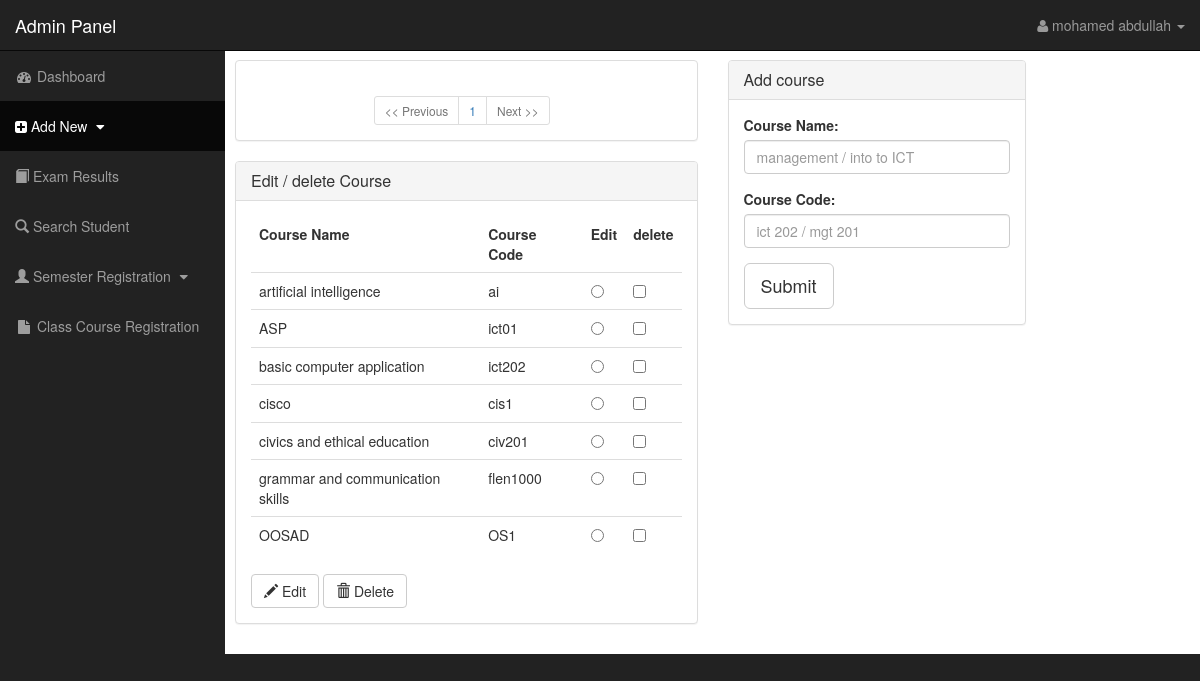
/admin/add_course.php (signed in), run on the app's committed database.
### tables this page shows
CREATE TABLE IF NOT EXISTS `course` (
`course_id` int(11) NOT NULL,
  `course_name` varchar(50) NOT NULL,
  `course_code` varchar(10) DEFAULT NULL
);

### includes/functions.php (called while the page is built, shortened)
<?php
$conn = new mysqli('localhost','root','','exam_res');
function get_all_courses_limit($limit,$offset){
    global $conn;
    $result=$conn->query("select * from course ORDER BY course_name LIMIT $limit OFFSET $offset ");
    return $result;
}
function get_total_courses(){
    global $conn;
    $result=$conn->query("select count(*) from course ");
    return array_shift($result->fetch_assoc());
}

### includes/pagination.php (called while the page is built)
<?php
class Pagination {
  public $current_page;
  public $per_page;
  public $total_count;
  public function __construct($page=1, $per_page=20, $total_count=0){
  	$this->current_page = (int)$page;
    $this->per_page = (int)$per_page;
    $this->total_count = (int)$total_count;
  }
  public function offset() {
    return ($this->current_page - 1) * $this->per_page;
  }
  public function total_pages() {
    return ceil($this->total_count/$this->per_page);
	}
  public function previous_page() {
    return $this->current_page - 1;
  }
  public function next_page() {
    return $this->current_page + 1;
  }
	public function has_previous_page() {
		return $this->previous_page() >= 1 ? true : false;
	}
	public function has_next_page() {
		return $this->next_page() <= $this->total_pages() ? true : false;
	}
}
?>

### public/admin/add_course.php (the view, shortened to what this page needs)
<?php require_once('../../includes/layout/header.php');
require_once('../../includes/functions.php');
admin_confirm_logged_in();?>
<?php require_once('../../includes/pagination.php');?>
<?php require_once('../../includes/layout/nav.php');?>
<div id="page-wrapper">
    <div class="row">
        <div class="col-md-6">
            <div class="panel panel-default">
                <div class="panel-body">
                    <?php
                    $course_curr_page=!empty($_GET['course_page'])?(int)$_GET['course_page']:1;
                    $per_page=8;
                    $total_course=get_total_courses();
                    $course_page=new Pagination($course_curr_page,$per_page,$total_course);
                    ?>
                    <div class="col-md-7 col-md-offset-3">
                        <ul class="pagination pagination-sm center-block">
                            <li <?php if(!$course_page->has_previous_page()){echo "class='disabled';";} ?>>
                                <a href="add_course.php?course_page=<?php if($course_page->has_previous_page()){echo $course_page->previous_page();}else{echo $course_curr_page; } ?>" aria-label="Previous">
                                    <span aria-hidden="true"><< Previous</span>
                                </a>
                            </li>
                            <?php
                            for($i=1;$i<=$course_page->total_pages();$i++){
                                echo "<li><a class='text-center' href='add_course.php?course_page=".$i."'>".$i."</a><li>";
                            }
                            ?>
                            <li <?php if(!$course_page->has_next_page()){echo "class='disabled';";} ?>>
                                <a href="add_course.php?course_page=<?php if($course_page->has_next_page()){echo $course_page->next_page();}else{echo $course_curr_page;}?>"
                                   aria-label="Next">
                                    <span aria-hidden="true">Next >></span>
                                </a>
                            </li>
                        </ul>
                    </div>
                </div>
            </div>
            <div class="panel panel-default">
                <div class="panel-heading"><h3 class="panel-title">Edit / delete Course</h3></div>
                <div class="panel-body">
                    <form role="form" method="get">
                        <table class="table table-hover">
                            <thead>
                            <tr>
                                <td><b>Course Name</b> </td>
                                <td><b>Course Code</b> </td>
                                <td><b>Edit</b></td>
                                <td><b>delete</b></td>
                            </tr>
                            </thead>
                            <?php
                            $course_results=get_all_courses_limit($per_page,$course_page->offset());
                            while($course_row=$course_results->fetch_assoc()){
                                $table_row="<tr>";
                                $table_row.="<td>".$course_row['course_name']."</td>";
                                $table_row.="<td>".$course_row['course_code']."</td>";
                                $table_row.="<td><input type='radio' value='".$course_row['course_id']."' name='radio_edit_crs'></td>";
                                $table_row.="<td><input type='checkbox' name='chk_delete_crs[]' value='".$course_row['course_id']."'></td>";
                                $table_row.="<tr>";
                                echo $table_row;
                            }
                            ?>
                        </table>
                        <button type="submit" class="btn btn-default btn-md" name="btn_edit_crs"><span class="glyphicon glyphicon-pencil"></span> Edit</button>
                        <button type="submit" id="btn_del" class="btn btn-default btn-md" name="btn_delete_crs" onclick="return ConfirmDelete()"><span class="glyphicon glyphicon-trash"></span> Delete</button>
                    </form>
                </div>
            </div>
        </div>
        <div class="col-md-4">
            <div class="panel panel-default">
                <div class="panel-heading"><h3 class="panel-title">Add course</h3></div>
                <div class="panel-body">
                    <form role="form" method="post">
                        <div class="form-group">
                            <label for="txt_crs_name">Course Name:</label>
                            <input type="text" class="form-control" id="txt_crs_name" placeholder="management / into to ICT" name="txt_addcrs_name" >
                        </div>
                        <div class="form-group">
                            <label for="txt_crs_name">Course Code:</label>
                            <input type="text" class="form-control" id="txt_crs_name" placeholder="ict 202 / mgt 201" name="txt_addcrs_code" >
                        </div>
                        <button type="submit" name="submit_crs" class="btn btn-default btn-lg">Submit</button>
                    </form>
                </div>
            </div>
        </div>
        <?php require_once('../../includes/layout/footer.php');?>

### public/css/sb-admin.css (style rules this page uses)
body { margin-top: 100px; background-color: #222; }
@media (min-width:768px) { body { margin-top: 50px; } }
#page-wrapper { width: 100%; padding: 0; background-color: #fff; }
@media (min-width:768px) { #page-wrapper { padding: 10px; } }

### data on the page
course: course_name "artificial intelligence", course_code "ai"
course: course_name "ASP", course_code "ict01"
course: course_name "basic computer application", course_code "ict202"
course: course_name "cisco", course_code "cis1"
course: course_name "civics and ethical education", course_code "civ201"
course: course_name "grammar and communication skills", course_code "flen1000"
course: course_name "OOSAD", course_code "OS1"

### other printed values
$_SESSION['full_name'] "mohamed abdullah"
